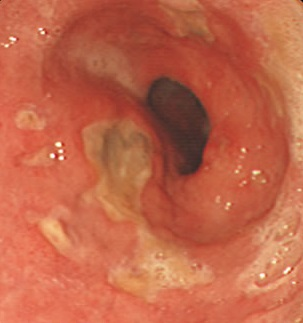
%> input picture Ulcer/ulcer1.jpg, 303 x 323 px
$ octave runInvar.m   (GNU Octave 9; MATLAB toolbox functions it lacks are replaced by stand-ins)
%> lines starting %> are read from the running program, lines starting %| are printed output that depends on the picture
### Ulcer/cent_moment.m
function n_pq=cent_moment(p,q,A)

 [m      n]=size(A);
 moo=sum(sum(A));

  m1o=0;
  mo1=0;
    for x=0:m-1
        for y=0:n-1
            m1o=m1o+(x)*A(x+1,y+1);
            mo1=mo1+(y)*A(x+1,y+1);
        end
    end
  xx=m1o/moo;
  yy=mo1/moo;


  mu_oo=moo;

    mu_pq=0;
    for ii=0:m-1
        x=ii-xx;
        for jj=0:n-1
            y=jj-yy;
            mu_pq=mu_pq+(x)^p*(y)^q*A(ii+1,jj+1);
        end
    end

    gamma=0.5*(p+q)+1;
    n_pq=mu_pq/moo^(gamma);


### Ulcer/feature_vec.m
function [M]=feature_vec(A)

% This function Calculates the Seven Invariant Moments for the image A
% the output of this function is a Vector M ; called the Feature vector
% the vector M is a column vector containing M1,M2,....M7

% First Moment
n20=cent_moment(2,0,A);
n02=cent_moment(0,2,A);
M1=n20+n02;

% Second Moment
n20=cent_moment(2,0,A);
n02=cent_moment(0,2,A);
n11=cent_moment(1,1,A);
M2=(n20-n02)^2+4*n11^2;

% Third Moment
n30=cent_moment(3,0,A);
n12=cent_moment(1,2,A);
n21=cent_moment(2,1,A);
n03=cent_moment(0,3,A);
M3=(n30-3*n12)^2+(3*n21-n03)^2;

% Fourth Moment
n30=cent_moment(3,0,A);
n12=cent_moment(1,2,A);
n21=cent_moment(2,1,A);
n03=cent_moment(0,3,A);
M4=(n30+n12)^2+(n21+n03)^2;

% Fifth Moment
n30=cent_moment(3,0,A);
n12=cent_moment(1,2,A);
n21=cent_moment(2,1,A);
n03=cent_moment(0,3,A);
M5=(n30-3*n21)*(n30+n12)*[(n30+n12)^2-3*(n21+n03)^2]+(3*n21-n03)*(n21+n03)*[3*(n30+n12)^2-(n21+n03)^2];

% Sixth Moment
n20=cent_moment(2,0,A);
n02=cent_moment(0,2,A);
n30=cent_moment(3,0,A);
n12=cent_moment(1,2,A);
n21=cent_moment(2,1,A);
n03=cent_moment(0,3,A);
n11=cent_moment(1,1,A);
M6=(n20-n02)*[(n30+n12)^2-(n21+n03)^2]+4*n11*(n30+n12)*(n21+n03);

% Seventh Moment
n30=cent_moment(3,0,A);
n12=cent_moment(1,2,A);
n21=cent_moment(2,1,A);
n03=cent_moment(0,3,A);
M7=(3*n21-n03)*(n30+n12)*[(n30+n12)^2-3*(n21+n03)^2]-(n30+3*n12)*(n21+n03)*[3*(n30+n12)^2-(n21+n03)^2];


% The vector M is a column vector containing M1,M2,....M7
M=[M1    M2     M3    M4     M5    M6    M7]';
%and this is the Feature vector

### Ulcer/runInvar.m
 I=imread('ulcer1.jpg');
%> I is the input picture: size 323x303x3 uint8; mean R, G, B 192.6, 101.4, 73.3
    grayI=rgb2gray(I);
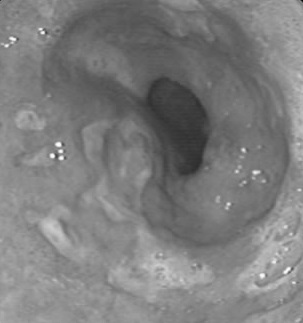
%> grayI: size 323x303 uint8; min 6, max 252, mean 125.4
    stats = feature_vec(I);
%> in cent_moment, `moo=sum(sum(A));`: moo = [18851120 9920211 7173032]
%> after the loop in cent_moment, `for x=0:m-1`: m1o = 255
%> the run ends on the next line

$ run again, with Ulcer/ulcer11.jpg copied over Ulcer/ulcer1.jpg
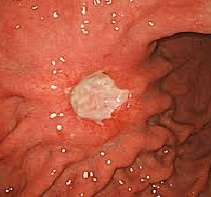
%> input picture Ulcer/ulcer11.jpg, 211 x 197 px
%> I is the input picture: size 197x211x3 uint8; mean R, G, B 180.3, 83.8, 60.6
%> `grayI=rgb2gray(I);`:
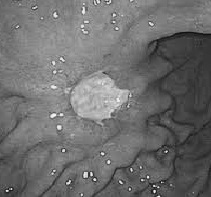
%> grayI: size 197x211 uint8; min 15, max 249, mean 110
%> moo = [7494524 3481706 2519400]
%> after the loop in cent_moment, `for x=0:m-1`: m1o = 255

$ run again, with Ulcer/ulcer12.jpg copied over Ulcer/ulcer1.jpg
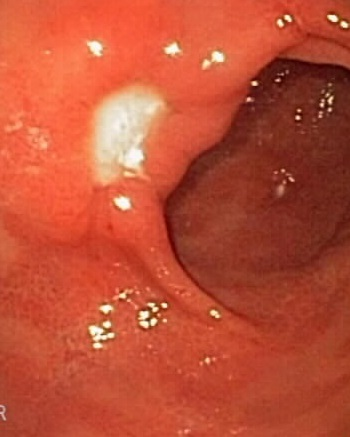
%> input picture Ulcer/ulcer12.jpg, 350 x 437 px
%> I is the input picture: size 437x350x3 uint8; mean R, G, B 189.7, 79.6, 54.3
%> `grayI=rgb2gray(I);`:
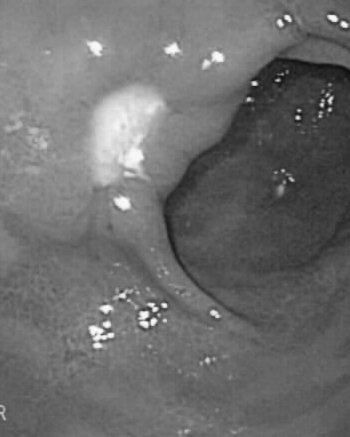
%> grayI: size 437x350 uint8; min 16, max 253, mean 109.6
%> moo = [29007835 12177294 8311217]
%> after the loop in cent_moment, `for x=0:m-1`: m1o = 255

$ run again, with Ulcer/ulcer13.jpg copied over Ulcer/ulcer1.jpg
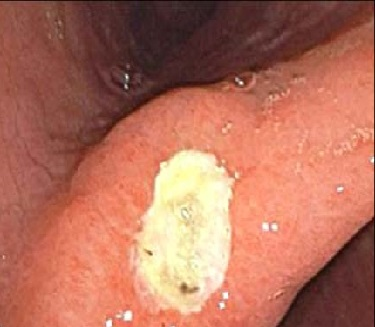
%> input picture Ulcer/ulcer13.jpg, 375 x 327 px
%> I is the input picture: size 327x375x3 uint8; mean R, G, B 180.2, 111.9, 92
%> `grayI=rgb2gray(I);`:
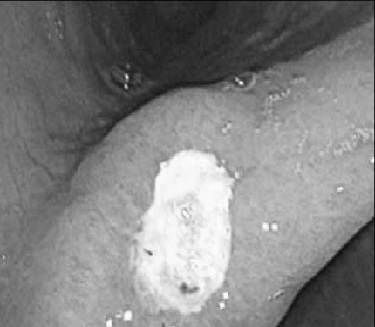
%> grayI: size 327x375 uint8; min 4, max 254, mean 130
%> moo = [22094415 13721533 11278916]
%> after the loop in cent_moment, `for x=0:m-1`: m1o = 255
